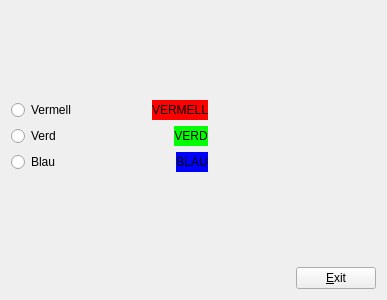
<?xml version="1.0" encoding="UTF-8"?>
<ui version="4.0">
 <class>MyForm</class>
 <widget class="QWidget" name="MyForm">
  <property name="geometry">
   <rect>
    <x>0</x>
    <y>0</y>
    <width>387</width>
    <height>300</height>
   </rect>
  </property>
  <property name="windowTitle">
   <string>Form</string>
  </property>
  <layout class="QVBoxLayout" name="verticalLayout">
   <item>
    <spacer name="verticalSpacer_2">
     <property name="orientation">
      <enum>Qt::Vertical</enum>
     </property>
     <property name="sizeHint" stdset="0">
      <size>
       <width>20</width>
       <height>72</height>
      </size>
     </property>
    </spacer>
   </item>
   <item>
    <layout class="QHBoxLayout" name="horizontalLayout_2">
     <item>
      <widget class="QRadioButton" name="radioButton">
       <property name="text">
        <string>Vermell</string>
       </property>
      </widget>
     </item>
     <item>
      <spacer name="horizontalSpacer_2">
       <property name="orientation">
        <enum>Qt::Horizontal</enum>
       </property>
       <property name="sizeHint" stdset="0">
        <size>
         <width>28</width>
         <height>20</height>
        </size>
       </property>
      </spacer>
     </item>
     <item>
      <widget class="QLabel" name="label">
       <property name="styleSheet">
        <string notr="true">background-color: rgb(255, 0, 0);
</string>
       </property>
       <property name="text">
        <string>VERMELL</string>
       </property>
       <property name="alignment">
        <set>Qt::AlignCenter</set>
       </property>
      </widget>
     </item>
     <item>
      <spacer name="horizontalSpacer_5">
       <property name="orientation">
        <enum>Qt::Horizontal</enum>
       </property>
       <property name="sizeHint" stdset="0">
        <size>
         <width>168</width>
         <height>20</height>
        </size>
       </property>
      </spacer>
     </item>
    </layout>
   </item>
   <item>
    <layout class="QHBoxLayout" name="horizontalLayout_3">
     <item>
      <widget class="QRadioButton" name="radioButton_2">
       <property name="text">
        <string>Verd</string>
       </property>
      </widget>
     </item>
     <item>
      <spacer name="horizontalSpacer_3">
       <property name="orientation">
        <enum>Qt::Horizontal</enum>
       </property>
       <property name="sizeHint" stdset="0">
        <size>
         <width>48</width>
         <height>20</height>
        </size>
       </property>
      </spacer>
     </item>
     <item>
      <widget class="QLabel" name="label_2">
       <property name="styleSheet">
        <string notr="true">background-color: rgb(0, 255, 0);</string>
       </property>
       <property name="text">
        <string>VERD</string>
       </property>
       <property name="alignment">
        <set>Qt::AlignCenter</set>
       </property>
      </widget>
     </item>
     <item>
      <spacer name="horizontalSpacer_6">
       <property name="orientation">
        <enum>Qt::Horizontal</enum>
       </property>
       <property name="sizeHint" stdset="0">
        <size>
         <width>168</width>
         <height>20</height>
        </size>
       </property>
      </spacer>
     </item>
    </layout>
   </item>
   <item>
    <layout class="QHBoxLayout" name="horizontalLayout_4">
     <item>
      <widget class="QRadioButton" name="radioButton_3">
       <property name="text">
        <string>Blau</string>
       </property>
      </widget>
     </item>
     <item>
      <spacer name="horizontalSpacer_4">
       <property name="orientation">
        <enum>Qt::Horizontal</enum>
       </property>
       <property name="sizeHint" stdset="0">
        <size>
         <width>58</width>
         <height>20</height>
        </size>
       </property>
      </spacer>
     </item>
     <item>
      <widget class="QLabel" name="label_3">
       <property name="styleSheet">
        <string notr="true">background-color:rgb(0, 0, 255);</string>
       </property>
       <property name="text">
        <string>BLAU</string>
       </property>
       <property name="alignment">
        <set>Qt::AlignCenter</set>
       </property>
      </widget>
     </item>
     <item>
      <spacer name="horizontalSpacer_7">
       <property name="orientation">
        <enum>Qt::Horizontal</enum>
       </property>
       <property name="sizeHint" stdset="0">
        <size>
         <width>168</width>
         <height>20</height>
        </size>
       </property>
      </spacer>
     </item>
    </layout>
   </item>
   <item>
    <spacer name="verticalSpacer">
     <property name="orientation">
      <enum>Qt::Vertical</enum>
     </property>
     <property name="sizeHint" stdset="0">
      <size>
       <width>20</width>
       <height>72</height>
      </size>
     </property>
    </spacer>
   </item>
   <item>
    <layout class="QHBoxLayout" name="horizontalLayout">
     <item>
      <spacer name="horizontalSpacer">
       <property name="orientation">
        <enum>Qt::Horizontal</enum>
       </property>
       <property name="sizeHint" stdset="0">
        <size>
         <width>268</width>
         <height>22</height>
        </size>
       </property>
      </spacer>
     </item>
     <item>
      <widget class="QPushButton" name="pushButton">
       <property name="text">
        <string>&amp;Exit</string>
       </property>
       <property name="shortcut">
        <string>Alt+E</string>
       </property>
      </widget>
     </item>
    </layout>
   </item>
  </layout>
 </widget>
 <resources/>
 <connections>
  <connection>
   <sender>pushButton</sender>
   <signal>clicked()</signal>
   <receiver>MyForm</receiver>
   <slot>close()</slot>
   <hints>
    <hint type="sourcelabel">
     <x>340</x>
     <y>273</y>
    </hint>
    <hint type="destinationlabel">
     <x>343</x>
     <y>213</y>
    </hint>
   </hints>
  </connection>
 </connections>
</ui>
